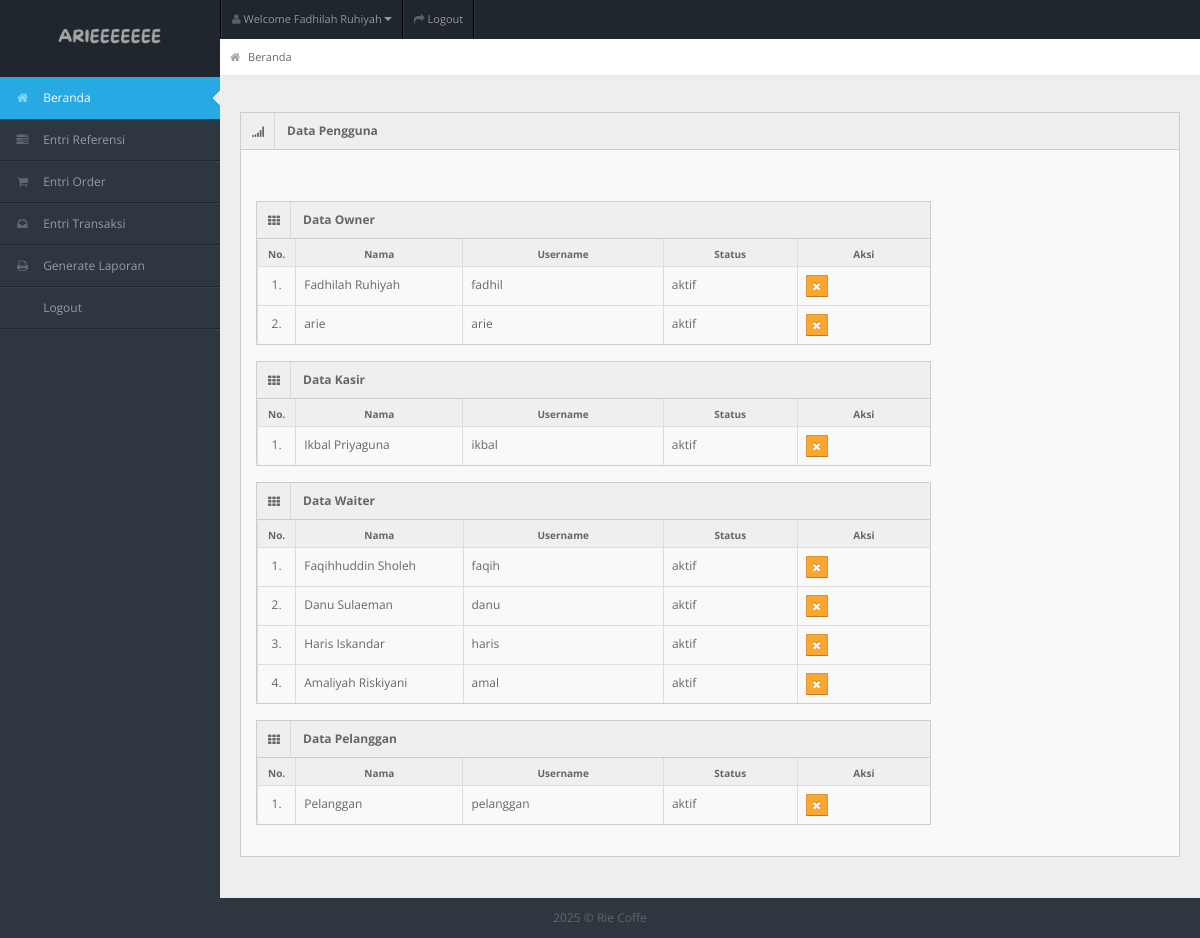
Page /beranda.php (signed in) on the committed database.
### tables this page shows
CREATE TABLE `tb_user` (
  `id_user` int(11) NOT NULL,
  `username` varchar(150) NOT NULL,
  `password` varchar(150) NOT NULL,
  `nama_user` varchar(150) NOT NULL,
  `id_level` int(11) NOT NULL,
  `status` varchar(150) NOT NULL
);

### beranda.php (the view, shortened to what this page needs)
<!DOCTYPE html>
<?php
include "connection/koneksi.php";
$id = $_SESSION['id_user'];
if(isset ($_SESSION['username'])){
  $query = "select * from tb_user natural join tb_level where id_user = $id";
  mysqli_query($conn, $query);
  $sql = mysqli_query($conn, $query);
  while($r = mysqli_fetch_array($sql)){
?>
<html lang="en">
<head>
<link rel="stylesheet" href="template/dashboard/css/bootstrap.min.css" />
<link rel="stylesheet" href="template/dashboard/css/bootstrap-responsive.min.css" />
<link rel="stylesheet" href="template/dashboard/css/fullcalendar.css" />
<link rel="stylesheet" href="template/dashboard/css/matrix-style.css" />
<link rel="stylesheet" href="template/dashboard/css/matrix-media.css" />
<link href="template/dashboard/font-awesome/css/font-awesome.css" rel="stylesheet" />
<link rel="stylesheet" href="template/dashboard/css/jquery.gritter.css" />
</head>
<body>
<div id="header">
  <h1><a href="dashboard.php">Beranda</a></h1>
</div>
<div id="user-nav" class="navbar navbar-inverse">
  <ul class="nav">
    <li  class="dropdown" id="profile-messages" ><a title="" href="#" data-toggle="dropdown" data-target="#profile-messages" class="dropdown-toggle"><i class="icon icon-user"></i>  <span class="text">Welcome <?php echo $r['nama_user'];?></span><b class="caret"></b></a>
    </li>
    <li class=""><a title="" href="logout.php"><i class="icon icon-share-alt"></i> <span class="text">Logout</span></a></li>
  </ul>
</div>
<div id="sidebar"><a href="beranda.php" class="visible-phone"><i class="icon icon-home"></i> Beranda</a>
  <ul>
  <?php
    if($r['id_level'] == 1){
  ?>
    <li class="active"><a href="beranda.php"><i class="icon icon-home"></i> <span>Beranda</span></a> </li>
    <li> <a href="entri_referensi.php"><i class="icon icon-tasks"></i> <span>Entri Referensi</span></a> </li>
    <li> <a href="entri_order.php"><i class="icon icon-shopping-cart"></i> <span>Entri Order</span></a> </li>
    <li> <a href="entri_transaksi.php"><i class="icon icon-inbox"></i> <span>Entri Transaksi</span></a> </li>
    <li> <a href="generate_laporan.php"><i class="icon icon-print"></i> <span>Generate Laporan</span></a> </li>
    <li> <a href="logout.php"><i class="icon icon-sign-out"></i> <span>Logout</span></a> </li>
  <?php
    } else if($r['id_level'] == 2){
  ?>
    <li class="active"><a href="beranda.php"><i class="icon icon-home"></i> <span>Beranda</span></a> </li>
    <li> <a href="entri_order.php"><i class="icon icon-shopping-cart"></i> <span>Entri Order</span></a> </li>
    <li> <a href="generate_laporan.php"><i class="icon icon-print"></i> <span>Generate Laporan</span></a> </li>
    <li> <a href="logout.php"><i class="icon icon-sign-out"></i> <span>Logout</span></a> </li>
  <?php
    } else if($r['id_level'] == 3){
  ?>
    <li class="active"><a href="beranda.php"><i class="icon icon-home"></i> <span>Beranda</span></a> </li>
    <li> <a href="entri_order.php"><i class="icon icon-shopping-cart"></i> <span>Entri Order</span></a> </li>
    <li> <a href="entri_transaksi.php"><i class="icon icon-inbox"></i> <span>Entri Transaksi</span></a> </li>
    <li> <a href="generate_laporan.php"><i class="icon icon-print"></i> <span>Generate Laporan</span></a> </li>
    <li> <a href="logout.php"><i class="icon icon-sign-out"></i> <span>Logout</span></a> </li>
  <?php
    } else if($r['id_level'] == 4){
  ?>
    <li class="active"><a href="beranda.php"><i class="icon icon-home"></i> <span>Beranda</span></a> </li>
    <li> <a href="generate_laporan.php"><i class="icon icon-print"></i> <span>Generate Laporan</span></a> </li>
    <li> <a href="logout.php"><i class="icon icon-sign-out"></i> <span>Logout</span></a> </li>
  <?php
    } else if($r['id_level'] == 5){
  ?>
    <li class="active"><a href="beranda.php"><i class="icon icon-home"></i> <span>Beranda</span></a> </li>
    <li> <a href="entri_order.php"><i class="icon icon-shopping-cart"></i> <span>Entri Order</span></a> </li>
    <li> <a href="logout.php"><i class="icon icon-sign-out"></i> <span>Logout</span></a> </li>
  <?php
    }
  ?>
  </ul>
</div>
<div id="content">
  <div id="content-header">
    <div id="breadcrumb"> <a href="beranda.php" title="Go to Home" class="tip-bottom"><i class="icon-home"></i> Beranda</a></div>
  </div>
  <div class="container-fluid">
    <div class="row-fluid">
    <?php
      if($r['id_level'] == 1 || $r['id_level'] == 3){
    ?>
      <div class="widget-box">
        <div class="widget-title bg_lg"><span class="icon"><i class="icon-signal"></i></span>
          <h5>Data Pengguna</h5>
        </div>
        <div class="widget-content" >
          <div class="row-fluid">
            <div class="span9">
              <div class="widget-box">
                <?php
                  $query_data_own = "select * from tb_user where id_level = 4";
                  $sql_data_own = mysqli_query($conn, $query_data_own);
                  $no_own = 1;
                ?>
                <div class="widget-title"> <span class="icon"> <i class="icon-th"></i> </span>
                  <h5>Data Owner</h5>
                </div>
                <div class="widget-content nopadding">
                  <table class="table table-bordered table-striped" style="width: 100%">
                    <thead>
                      <tr>
                        <th style="width:5%">No.</th>
                        <th style="width:25%">Nama</th>
                        <th style="width:30%">Username</th>
                        <th style="width:20%">Status</th>
                        <th style="width:20%">Aksi</th>
                      </tr>
                    </thead>
                    <tbody>
                      <?php
                        while($r_dt_own = mysqli_fetch_array($sql_data_own)){
                      ?>
                        <tr class="odd gradeX">
                          <td><center><?php echo $no_own++; ?>.</center></td>
                          <td><?php echo $r_dt_own['nama_user']; ?></td>
                          <td><?php echo $r_dt_own['username']; ?></td>
                          <td><?php echo $r_dt_own['status']; ?></td>
                          <td>
                            <form action="" method="post">
                            <?php
                              if($r_dt_own['status'] == 'aktif'){
                            ?>
                                <button name="unvalidasi" value="<?php echo $r_dt_own['id_user']; ?>" class="btn btn-warning btn-mini">
                                  <i class='icon icon-remove'></i>
                                </button>
                            <?php
                              }
                            ?>
                            </form>
                          </td>
                        </tr>
                      <?php
                        }
                      ?>
                    </tbody>
                  </table>
                </div>
              </div>
              <div class="widget-box">
                <?php
                  $query_data_ksr = "select * from tb_user where id_level = 3";
                  $sql_data_ksr = mysqli_query($conn, $query_data_ksr);
                  $no_ksr = 1;
                ?>
                <div class="widget-title"> <span class="icon"> <i class="icon-th"></i> </span>
                  <h5>Data Kasir</h5>
                </div>
                <div class="widget-content nopadding">
                  <table class="table table-bordered table-striped " style="width: 100%">
                    <thead>
                      <tr>
                        <th style="width:5%">No.</th>
                        <th style="width:25%">Nama</th>
                        <th style="width:30%">Username</th>
                        <th style="width:20%">Status</th>
                        <th style="width:20%">Aksi</th>
                      </tr>
                    </thead>
                    <tbody>
                      <?php
                        while($r_dt_ksr = mysqli_fetch_array($sql_data_ksr)){
                      ?>
                        <tr class="odd gradeX">
                          <td><center><?php echo $no_ksr++; ?>.</center></td>
                          <td><?php echo $r_dt_ksr['nama_user']; ?></td>
                          <td><?php echo $r_dt_ksr['username']; ?></td>
                          <td><?php echo $r_dt_ksr['status']; ?></td>
                          <td>
                            <form action="" method="post">
                            <?php
                              if($r_dt_ksr['status'] == 'aktif'){
                            ?>
                                <button name="unvalidasi" value="<?php echo $r_dt_ksr['id_user']; ?>" class="btn btn-warning btn-mini">
                                  <i class='icon icon-remove'></i>
                                </button>
                            <?php
                              }
                            ?>
                            </form>
                          </td>
                        </tr>
                      <?php
                        }
                      ?>
                    </tbody>
                  </table>
                </div>
              </div>
              <div class="widget-box">
                <?php
                  $query_data_wtr = "select * from tb_user where id_level = 2";
                  $sql_data_wtr = mysqli_query($conn, $query_data_wtr);
                  $no = 1;
                ?>
                <div class="widget-title"> <span class="icon"> <i class="icon-th"></i> </span>
                  <h5>Data Waiter</h5>
                </div>
                <div class="widget-content nopadding">
                  <table class="table table-bordered" style="width: 100%">
                    <thead>
                      <tr>
                        <th style="width:5%">No.</th>
                        <th style="width:25%">Nama</th>
                        <th style="width:30%">Username</th>
                        <th style="width:20%">Status</th>
                        <th style="width:20%">Aksi</th>
                      </tr>
                    </thead>
                    <tbody>
                      <?php
                        while($r_dt_wtr = mysqli_fetch_array($sql_data_wtr)){
                      ?>
                        <tr class="odd gradeX">
                          <td><center><?php echo $no++; ?>.</center></td>
                          <td><?php echo $r_dt_wtr['nama_user']; ?></td>
                          <td><?php echo $r_dt_wtr['username']; ?></td>
                          <td><?php echo $r_dt_wtr['status']; ?></td>
                          <td>
                            <form action="" method="post">
                            <?php
                              if($r_dt_wtr['status'] == 'aktif'){
                            ?>
                                <button name="unvalidasi" value="<?php echo $r_dt_wtr['id_user']; ?>" class="btn btn-warning btn-mini">
                                  <i class='icon icon-remove'></i>
                                </button>
                            <?php
                              }
                            ?>
                            </form>
                          </td>
                        </tr>
                      <?php
                        }
                      ?>
                    </tbody>
                  </table>
                </div>
              </div>
              <div class="widget-box">
                <?php
                  $query_data_plg = "select * from tb_user where id_level = 5";
                  $sql_data_plg = mysqli_query($conn, $query_data_plg);
                  $no_plg = 1;
                ?>
                <div class="widget-title"> <span class="icon"> <i class="icon-th"></i> </span>
                  <h5>Data Pelanggan</h5>
                </div>
                <div class="widget-content nopadding">
                  <table class="table table-bordered table-striped" style="width: 100%">
                    <thead>
                      <tr>
                        <th style="width:5%">No.</th>
                        <th style="width:25%">Nama</th>
                        <th style="width:30%">Username</th>
                        <th style="width:20%">Status</th>
                        <th style="width:20%">Aksi</th>
                      </tr>
                    </thead>
                    <tbody>
                      <?php
                        while($r_dt_plg = mysqli_fetch_array($sql_data_plg)){
                      ?>
                        <tr class="odd gradeX">
                          <td><center><?php echo $no_plg++; ?>.</center></td>
                          <td><?php echo $r_dt_plg['nama_user']; ?></td>
                          <td><?php echo $r_dt_plg['username']; ?></td>
                          <td><?php echo $r_dt_plg['status']; ?></td>
                          <td>
                            <form action="" method="post">
                            <?php
                              if($r_dt_plg['status'] == 'aktif'){
                            ?>
                                <button name="unvalidasi" value="<?php echo $r_dt_plg['id_user']; ?>" class="btn btn-warning btn-mini">
                                  <i class='icon icon-remove'></i>
                                </button>
                            <?php
                              }
                            ?>
                            </form>
                          </td>
                        </tr>
                      <?php
                        }
                      ?>
                    </tbody>
                  </table>
                </div>
              </div>
            </div>
          </div>
        </div>
      </div>
      <?php
        }
      ?>
    </div>
  </div>
</div>
<div class="row-fluid">
  <div id="footer" class="span12"> <?php echo date('Y'); ?> &copy; Rie <a href="#">Coffe</a> </div>
</div>
</body>
</html>
<?php
  }
} else {
  header('location: logout.php');
}
?>

### template/dashboard/css/matrix-media.css (style rules this page uses)
body { background:#2E363F; }
#header { background-color: #1f262d; margin-top:10px; }
#sidebar > ul { border-bottom: 1px solid #37414b }
#sidebar > ul > li { border-top: 1px solid #37414b; border-bottom: 1px solid #1f262d; }
#sidebar > ul > li.active { background-color: #27a9e3; border-bottom: 1px solid #27a9e3; border-top: 1px solid #27a9e3; }
#sidebar > ul > li.active a { color:#fff; text-decoration:none; }

### rows in the picture
tb_user: nama_user "Fadhilah Ruhiyah"
tb_user: nama_user "Fadhilah Ruhiyah", username "fadhil", status "aktif", $r_dt_own['id_user'] 112 (drawn)
tb_user: nama_user "arie", username "arie", status "aktif", $r_dt_own['id_user'] 120 (drawn)
tb_user: nama_user "Ikbal Priyaguna", username "ikbal", status "aktif", $r_dt_ksr['id_user'] 113 (drawn)
tb_user: nama_user "Faqihhuddin Sholeh", username "faqih", status "aktif", $r_dt_wtr['id_user'] 103 (drawn)
tb_user: nama_user "Danu Sulaeman", username "danu", status "aktif", $r_dt_wtr['id_user'] 107 (drawn)
tb_user: nama_user "Haris Iskandar", username "haris", status "aktif", $r_dt_wtr['id_user'] 108 (drawn)
tb_user: nama_user "Amaliyah Riskiyani", username "amal", status "aktif", $r_dt_wtr['id_user'] 109 (drawn)
tb_user: nama_user "Pelanggan", username "pelanggan", status "aktif", $r_dt_plg['id_user'] 104 (drawn)
